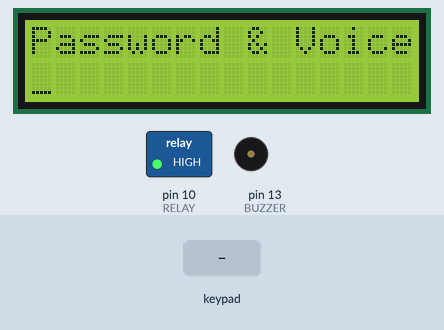
Simulated run of this sketch. Board: Arduino Uno, built with avr-gcc and run on an emulated ATmega328P. Shown: 16×2 character LCD, switched loads named in the sketch (green lamp = pin HIGH), buzzer (waves = sounding, pin HIGH). The test bench sets the inputs (shaded band). What the sketch prints to the serial monitor is not drawn.

Above: at 4.2 s.
4.3 s: keypad keys 1 2 3 4 A pressed 0.4 s apart
At 6.9 s:
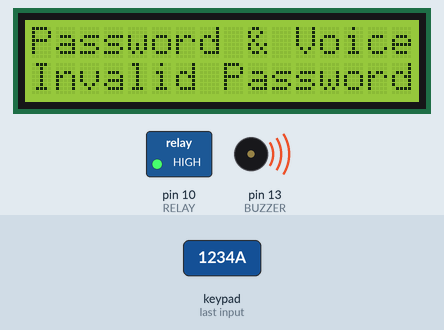
7.8 s: keypad keys 1 2 3 4 # pressed 0.4 s apart
At 10.9 s:
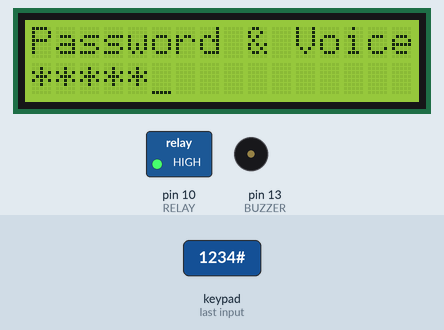
12.1 s: key 'A' pressed
At 14.9 s:
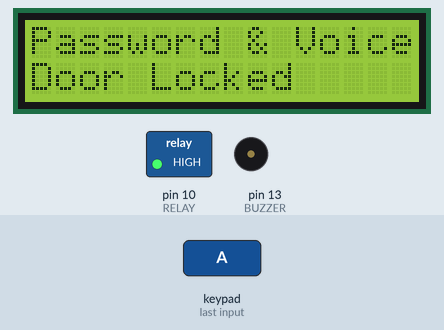
15.1 s: key '1' pressed
At 16.7 s:
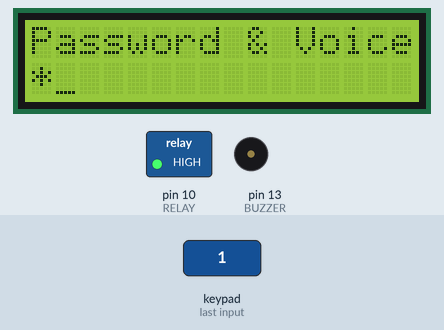
17.6 s: key '2' pressed
At 18.0 s:
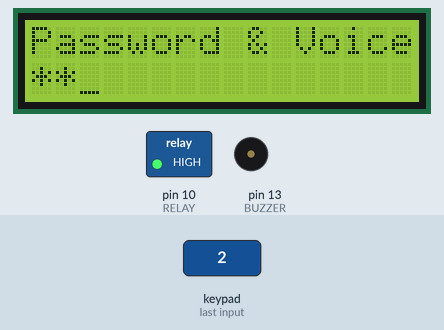
Timing chart, 0 to 20.1 s (numbered marks = the images above; inputs shaded):
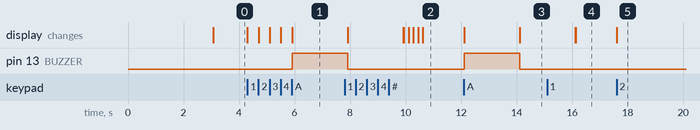

The sketch:

projectcode.ino
```cpp
/*password
 user 1 = 12345;
*/
//*******************************************************************************
#include <Keypad.h>
#include <LiquidCrystal.h>
LiquidCrystal lcd(4,5,6,7,8,9);

const byte ROWS = 4;
const byte COLS = 4;

char hexaKeys[ROWS][COLS] = {
  {'1','2','3','A'},
  {'4','5','6','B'},
  {'7','8','9','C'},
  {'*','0','#','D'}
};
byte rowPins[ROWS] = {11,12,A0,A1};
byte colPins[COLS] = {A2,A3,A4,A5};

//initialize an instance of class NewKeypad
Keypad customKeypad = Keypad( makeKeymap(hexaKeys), rowPins, colPins, ROWS, COLS);


const int RELAY=10;
const int BUZZER= 13;
char keycount=0;
char code[5];
//*******************************************************************************
void setup(){
  Serial.begin(9600);
  lcd.begin(16, 2);

  pinMode(RELAY,OUTPUT);
  pinMode(BUZZER,OUTPUT);
  digitalWrite(RELAY,HIGH);
  lcd.setCursor(0,0);
  lcd.print(" Voice And code ");
  lcd.setCursor(0,1);
  lcd.print("   Lock System  ");
  delay(3000);
  lcd.clear();
  lcd.setCursor(0,0);
  lcd.print("Password & Voice");
  lcd.setCursor(0,1);
  lcd.cursor();
  digitalWrite(BUZZER,LOW);
  }

//*******************************************************************************

void serial_get_command()
{
  char inchar=0;
  char cmd_arr[30];
  int cmd_count=0;
  if(Serial.available() > 0)
  {
    inchar = Serial.read();
    if(inchar == '*')
    {
      cmd_count=0;
      while(inchar != '#' && cmd_count<30)
      {
        if(Serial.available() > 0)
        {
          inchar = Serial.read();
          cmd_arr[cmd_count] = '\0';
        }
      }
      if(inchar == '#')
      {
        cmd_arr[cmd_count-1] = '\0';
        if(strcmp(cmd_arr,"unlock")==0 || strcmp(cmd_arr,"please unlock")==0)
        {

          digitalWrite(RELAY,LOW);
          lcd.setCursor(0,1);
          lcd.print("    WELCOME    ");
          delay(10000);
          Lock();

        }
        else
        {
          digitalWrite( BUZZER, HIGH);
          lcd.setCursor(0,1);lcd.print(F("Voice Cmd Err   "));
          delay(2000);
          Lock();
        }
      }
    }
  }
}

//*******************************************************************************
void loop(){
  serial_get_command();
  char customKey = customKeypad.getKey();
  if (customKey && (keycount<5) && (customKey !='=') && (customKey !='C'))
  {

      lcd.print('*');
      Serial.println(customKey);
      code[keycount]=customKey;
      keycount++;
  }

  if(customKey == 'C')
  {
    Lock();
  }

  if(customKey == 'A')   // PASSWORD WRITE GET PREES "A"
  {
    if((code[0]=='1') && (code[1]=='2') && (code[2]=='3') && (code[3]=='4') && (code[4]=='5'))
    {
      digitalWrite(RELAY,LOW);
      lcd.setCursor(0,1);
      lcd.print("    WELCOME    ");
      delay(5000);
      Lock();
    }


    else
    {
      lcd.setCursor(0,1);
      lcd.print("Invalid Password");
      digitalWrite(BUZZER,HIGH);
      delay(2000);
      Lock();
    }
  }
}

//*******************************************************************************
void Lock()
{
    lcd.setCursor(0,1);
    lcd.print("Door Locked     ");
    digitalWrite(RELAY,HIGH);
    digitalWrite(BUZZER,LOW);
    delay(2000);
    lcd.setCursor(0,1);
    lcd.print("                ");
    lcd.setCursor(0,1);
    keycount=0;

}
//*******************************************************************************
```

Measured:
- after the input at 4.3 s, pin 13 (BUZZER): LOW → HIGH after 1.6 s; the display: first changes at once (image 1 shows a later state)
- after the input at 7.8 s, the display: first differs from a run without the input after 2.1 s (image 2 shows a later state)
- after the input at 12.1 s, pin 13 (BUZZER): LOW → HIGH at once, → LOW 2.0 s later; the display: first changes at once (image 3 shows a later state)
- after the input at 15.1 s, the display: first differs from a run without the input after 1.0 s (image 4)
- after the input at 17.6 s, the display: changes at once (image 5)
